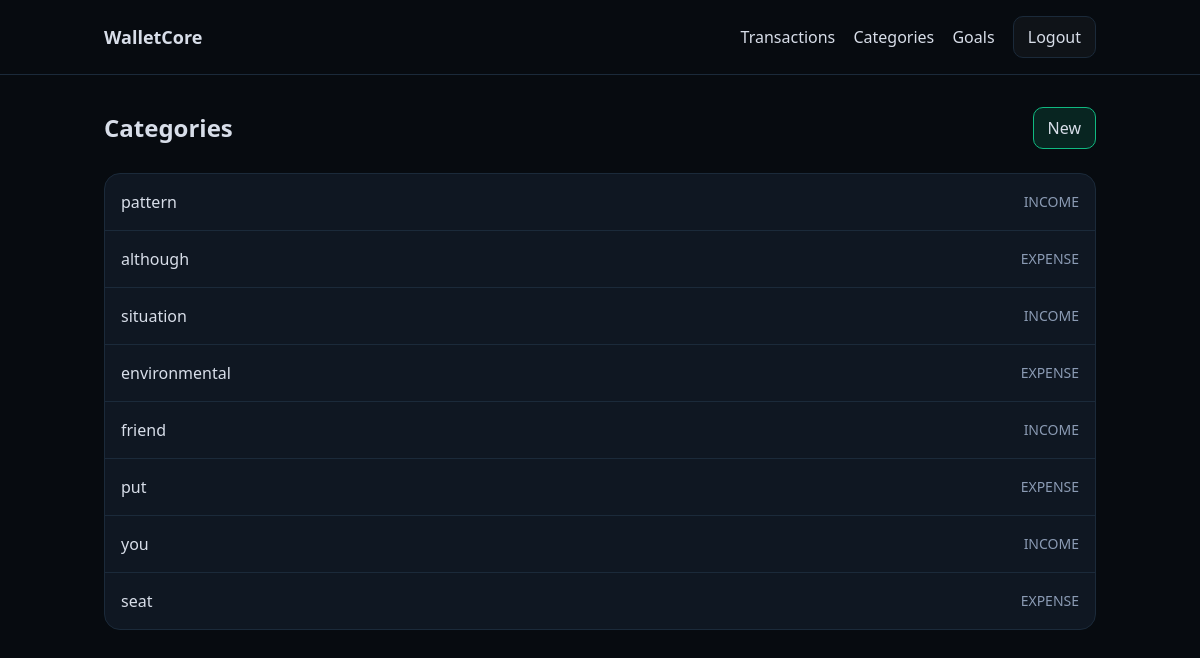
/categories/ (signed in), run on an earlier commit of the app's database.
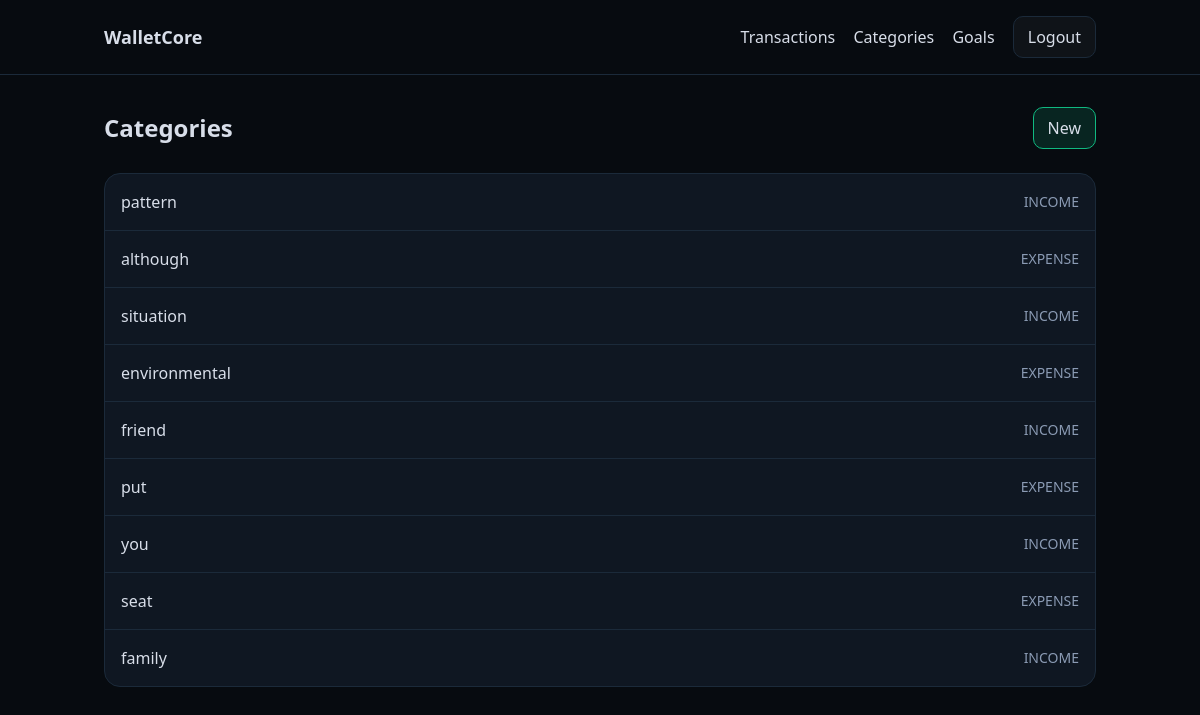
And on a later commit of the database.
### finances/models.py (models this page shows, shortened)
class Category(models.Model):
    INCOME = 'INCOME'
    EXPENSE = 'EXPENSE'
    TYPE_CHOICES = [(INCOME, 'Income'), (EXPENSE, 'Expense')]
    name = models.CharField(max_length=50)
    type = models.CharField(max_length=10, choices=TYPE_CHOICES)

### finances/views.py (the view)
# urls.py: path("categories/", views.CategoryList.as_view(), name="category_list"),
class CategoryList(LoginRequiredMixin, ListView):
    model = Category
    template_name = "finances/category_list.html"

### templates/finances/category_list.html
{% extends "base.html" %}
{% block content %}
<div class="flex items-center justify-between mb-6">
  <h2 class="text-2xl font-semibold">Categories</h2>
  <a class="wc-btn wc-btn-primary" href="{% url 'finances:category_create' %}">New</a>
</div>
<div class="wc-card p-0">
  <ul class="divide-y divide-[color:var(--line)]">
    {% for c in object_list %}
      <li class="p-4 hover:bg-[rgba(255,255,255,0.02)]">
        <a href="{% url 'finances:category_detail' c.pk %}">
          <div class="flex items-center justify-between">
            <div class="font-medium">{{ c.name }}</div>
            <div class="text-sm text-[color:var(--muted)]">{{ c.type }}</div>
          </div>
        </a>
      </li>
    {% empty %}
      <li class="p-4 text-[color:var(--muted)]">No categories.</li>
    {% endfor %}
  </ul>
</div>
{% endblock %}

### templates/base.html (shortened to what this page needs)
<!DOCTYPE html>
<html lang="en">
  <head>
    <script src="https://cdn.tailwindcss.com"></script>
  </head>
  <body class="min-h-screen">
    <header class="border-b border-[color:var(--line)]">
      <div class="max-w-5xl mx-auto px-4 py-4 flex justify-between items-center">
        <a href="{% url 'home' %}" class="font-semibold text-lg">WalletCore</a>
        <nav>
          {% if user.is_authenticated %}
            <a href="{% url 'finances:transaction_list' %}">Transactions</a>
            <a href="{% url 'finances:category_list' %}">Categories</a>
            <a href="{% url 'finances:goal_list' %}">Goals</a>
            <form method="post" action="{% url 'logout' %}" style="display:inline;">
              <button class="wc-btn" type="submit">Logout</button>
            </form>
          {% else %}
            <a class="wc-btn" href="{% url 'login' %}">Login</a>
            <a class="wc-btn wc-btn-primary" href="{% url 'finances:register' %}">Register</a>
          {% endif %}
        </nav>
      </div>
    </header>
    <main class="max-w-5xl mx-auto px-4 py-8">
      {% block content %}
      {% endblock %}
    </main>
  </body>
</html>

### templates/base.html (style rules this page uses)
:root { --bg0: #070b10; --bg1: #0f1722; --line: #1b2a3a; --text: #d8dee9; --muted: #8b9bb4; --emerald: #10b981; --emerald-soft: rgba(16, 185, 129, 0.15); --danger-soft: rgba(251, 113, 133, 0.12); }
body { background: var(--bg0); color: var(--text); }
.wc-card { background: var(--bg1); border: 1px solid var(--line); border-radius: 16px; padding: 20px; }
.wc-btn { padding: 8px 14px; border-radius: 10px; border: 1px solid var(--line); background: rgba(255, 255, 255, 0.03); display: inline-flex; align-items: center; justify-content: center; gap: 6px; }
.wc-btn-primary { border-color: var(--emerald); background: var(--emerald-soft); }
a { text-decoration: none; }
nav a { margin-right: 14px; }

What changed in the data, as far as the page shows it:
added Category: name "family", type "INCOME"
